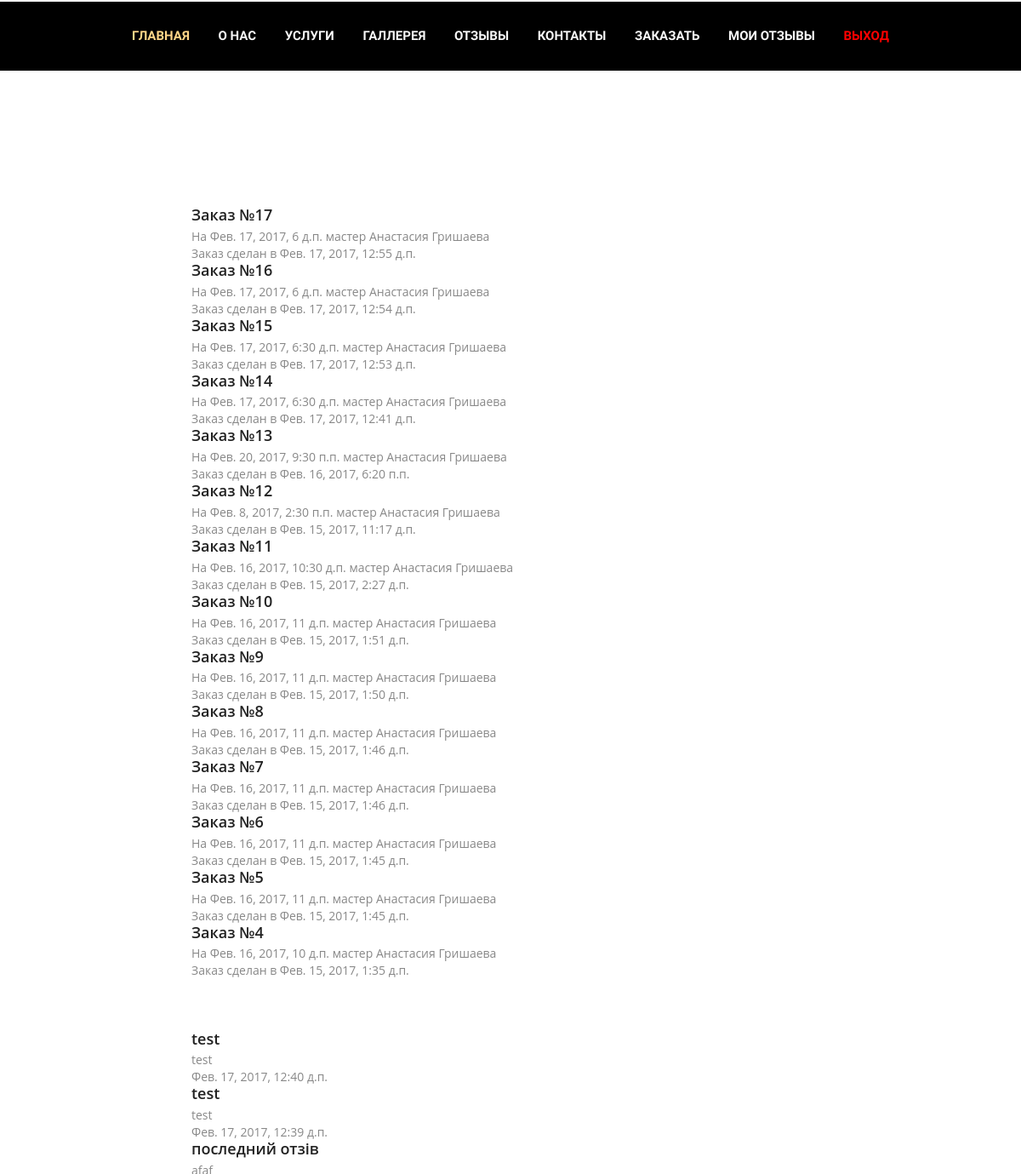
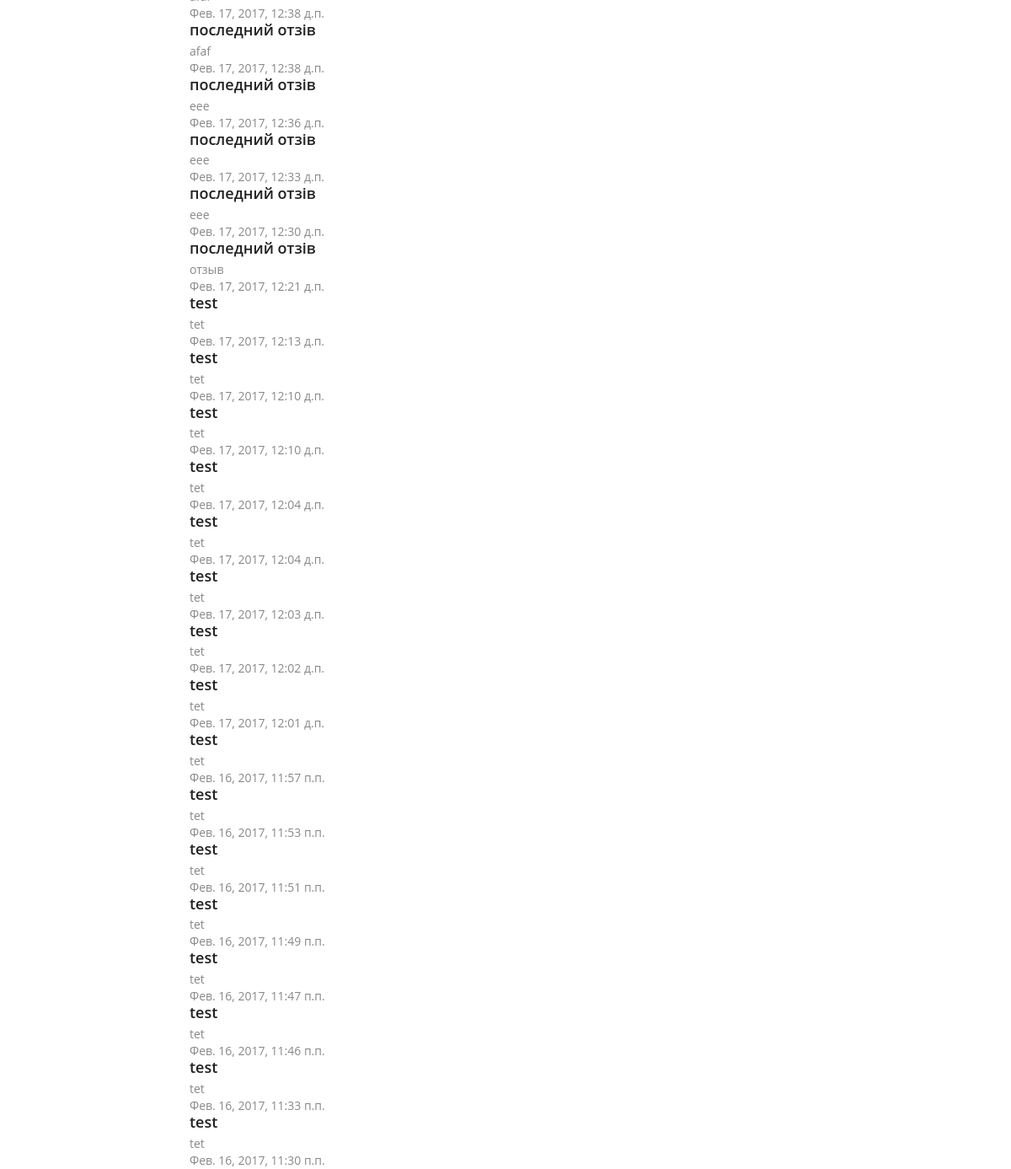
The page /orders/ (signed in) on the database its author committed (2 pictures, top to bottom).
### orders/models.py (models this page shows, shortened)
class Order(models.Model):
    client = models.ForeignKey(User, verbose_name="Клиент")
    datetime = models.DateTimeField(verbose_name="Время")
    canceled = models.BooleanField(verbose_name="Отменен", default=False)
    phone = models.CharField(max_length=20, verbose_name="Контактный телефон")
    master = models.ForeignKey(Master, verbose_name='Мастер')
    timestamp = models.DateTimeField(verbose_name="Время заказа", auto_now_add=True)
    class Meta:
        verbose_name = "Заказ"
        verbose_name_plural = "Заказы"

class Master(models.Model):
    first_name = models.CharField(max_length=100, verbose_name='Имя')
    last_name = models.CharField(max_length=100, verbose_name="Фамилия")
    phone = models.CharField(max_length=20, verbose_name='Контактный телефон')
    photo = models.ImageField(upload_to="master", verbose_name=("Фото мастера"), blank=True)
    class Meta:
        verbose_name = 'Мастер'
        verbose_name_plural = 'Мастера'

class FeedBack(models.Model):
    title = models.CharField(max_length=100, verbose_name="Заголовок", default="")
    message = models.TextField(verbose_name="Отзыв")
    date = models.DateTimeField(auto_now_add=True, verbose_name="Дата публикации", editable=False)
    user = models.ForeignKey(User, verbose_name="Автор", editable=False)
    checked = models.BooleanField(verbose_name="Модерирован", editable=True, default=False)
    class Meta:
        verbose_name = "Отзыв"
        verbose_name_plural = "Отзывы"

### orders/views.py (the view)
@login_required
def index(request):
    feedbacks = FeedBack.objects.filter(user=request.user).order_by("-date")
    orders = Order.objects.filter(client=request.user).order_by("-timestamp")
    form = FeedBackForm()
    order_form = OrderForm()
    context = {"form_feedback": form, 'feedbacks': feedbacks,
               'form_order': order_form, 'orders': orders}
    return render(request, "orders/index.html", context)

### templates/orders/index.html
{% extends "base.html" %}
{% load staticfiles %}
{% load crispy_forms_tags %}
{% load thumbnail %}
{% block content %}
    {% include "include/header.html" %}
    {% include "orders/include/feedback.html" %}
{% endblock %}

### templates/orders/include/feedback.html
{% load staticfiles %}
{% load crispy_forms_tags %}
{% load thumbnail %}
<footer id="admin">
    <div class="container">
    <section class="page_section">
            <div class="feedback_section">
                <h2>Мои заказы</h2>
            </div>
            {% for order in orders %}
            <div class="row">
                <div class="col-lg-8 col-lg-offset-2">
                    <h3>Заказ №{{ order.id }}</h3>
                    <div>На {{ order.datetime }} мастер {{ order.master.first_name }} {{ order.master.last_name }}</div>
                    <span class="date">Заказ сделан в {{ order.timestamp }}</span>
                </div>
            </div>
            {% endfor %}
        </section>
        <section class="page_section">
            <div class="feedback_section">
                <h2>Мои отзывы</h2>
            </div>
            {% for feedback in feedbacks %}
            <div class="row">
                <div class="col-lg-8 col-lg-offset-2">
                    <h3>{{ feedback.title }}</h3>
                    <div>{{ feedback.message }}</div>
                    <span class="date">{{ feedback.date }}</span>
                </div>
            </div>
            {% endfor %}
        </section>
    </div>
</footer>

### static/landing/css/style.css (style rules this page uses)
body { background: #fff; font-family: 'Open Sans', sans-serif; font-size: 14px; font-weight: normal; color: #888888; margin: 0; }
h2 { font-size: 32px; color: #222222; font-family: 'Raleway', sans-serif; font-weight: normal; margin: 0px 0 25px 0; text-align: center; text-transform: uppercase; }
h3 { font-family: 'Open Sans', sans-serif; font-weight: 600; color: #222222; font-size: 18px; margin: 0 0 5px 0; }
#admin { padding-top: 100px; position: relative; }
.feedback_section > h2 { color: white; }

### rows shown on the page
Order: id "17", datetime "Фев. 17, 2017, 6 д.п.", master.first_name "Анастасия", master.last_name "Гришаева", timestamp "Фев. 17, 2017, 12:55 д.п."
Order: id "16", datetime "Фев. 17, 2017, 6 д.п.", master.first_name "Анастасия", master.last_name "Гришаева", timestamp "Фев. 17, 2017, 12:54 д.п."
Order: id "15", datetime "Фев. 17, 2017, 6:30 д.п.", master.first_name "Анастасия", master.last_name "Гришаева", timestamp "Фев. 17, 2017, 12:53 д.п."
Order: id "14", datetime "Фев. 17, 2017, 6:30 д.п.", master.first_name "Анастасия", master.last_name "Гришаева", timestamp "Фев. 17, 2017, 12:41 д.п."
Order: id "13", datetime "Фев. 20, 2017, 9:30 п.п.", master.first_name "Анастасия", master.last_name "Гришаева", timestamp "Фев. 16, 2017, 6:20 п.п."
Order: id "12", datetime "Фев. 8, 2017, 2:30 п.п.", master.first_name "Анастасия", master.last_name "Гришаева", timestamp "Фев. 15, 2017, 11:17 д.п."
Order: id "11", datetime "Фев. 16, 2017, 10:30 д.п.", master.first_name "Анастасия", master.last_name "Гришаева", timestamp "Фев. 15, 2017, 2:27 д.п."
Order: id "10", datetime "Фев. 16, 2017, 11 д.п.", master.first_name "Анастасия", master.last_name "Гришаева", timestamp "Фев. 15, 2017, 1:51 д.п."
Order: id "9", datetime "Фев. 16, 2017, 11 д.п.", master.first_name "Анастасия", master.last_name "Гришаева", timestamp "Фев. 15, 2017, 1:50 д.п."
Order: id "8", datetime "Фев. 16, 2017, 11 д.п.", master.first_name "Анастасия", master.last_name "Гришаева", timestamp "Фев. 15, 2017, 1:46 д.п."
Order: id "7", datetime "Фев. 16, 2017, 11 д.п.", master.first_name "Анастасия", master.last_name "Гришаева", timestamp "Фев. 15, 2017, 1:46 д.п."
Order: id "6", datetime "Фев. 16, 2017, 11 д.п.", master.first_name "Анастасия", master.last_name "Гришаева", timestamp "Фев. 15, 2017, 1:45 д.п."
Order: id "5", datetime "Фев. 16, 2017, 11 д.п.", master.first_name "Анастасия", master.last_name "Гришаева", timestamp "Фев. 15, 2017, 1:45 д.п."
Order: id "4", datetime "Фев. 16, 2017, 10 д.п.", master.first_name "Анастасия", master.last_name "Гришаева", timestamp "Фев. 15, 2017, 1:35 д.п."
FeedBack: title "test", message "test", date "Фев. 17, 2017, 12:40 д.п."
FeedBack: title "test", message "test", date "Фев. 17, 2017, 12:39 д.п."
FeedBack: title "последний отзів", message "afaf", date "Фев. 17, 2017, 12:38 д.п."
FeedBack: title "последний отзів", message "afaf", date "Фев. 17, 2017, 12:38 д.п."
FeedBack: title "последний отзів", message "eee", date "Фев. 17, 2017, 12:36 д.п."
FeedBack: title "последний отзів", message "eee", date "Фев. 17, 2017, 12:33 д.п."
FeedBack: title "последний отзів", message "eee", date "Фев. 17, 2017, 12:30 д.п."
FeedBack: title "последний отзів", message "отзыв", date "Фев. 17, 2017, 12:21 д.п."
FeedBack: title "test", message "tet", date "Фев. 17, 2017, 12:13 д.п."
FeedBack: title "test", message "tet", date "Фев. 17, 2017, 12:10 д.п."
FeedBack: title "test", message "tet", date "Фев. 17, 2017, 12:10 д.п."
FeedBack: title "test", message "tet", date "Фев. 17, 2017, 12:04 д.п."
FeedBack: title "test", message "tet", date "Фев. 17, 2017, 12:04 д.п."
FeedBack: title "test", message "tet", date "Фев. 17, 2017, 12:03 д.п."
FeedBack: title "test", message "tet", date "Фев. 17, 2017, 12:02 д.п."
FeedBack: title "test", message "tet", date "Фев. 17, 2017, 12:01 д.п."
FeedBack: title "test", message "tet", date "Фев. 16, 2017, 11:57 п.п."
FeedBack: title "test", message "tet", date "Фев. 16, 2017, 11:53 п.п."
FeedBack: title "test", message "tet", date "Фев. 16, 2017, 11:51 п.п."
FeedBack: title "test", message "tet", date "Фев. 16, 2017, 11:49 п.п."
FeedBack: title "test", message "tet", date "Фев. 16, 2017, 11:47 п.п."
FeedBack: title "test", message "tet", date "Фев. 16, 2017, 11:46 п.п."
FeedBack: title "test", message "tet", date "Фев. 16, 2017, 11:33 п.п."
FeedBack: title "test", message "tet", date "Фев. 16, 2017, 11:30 п.п."
